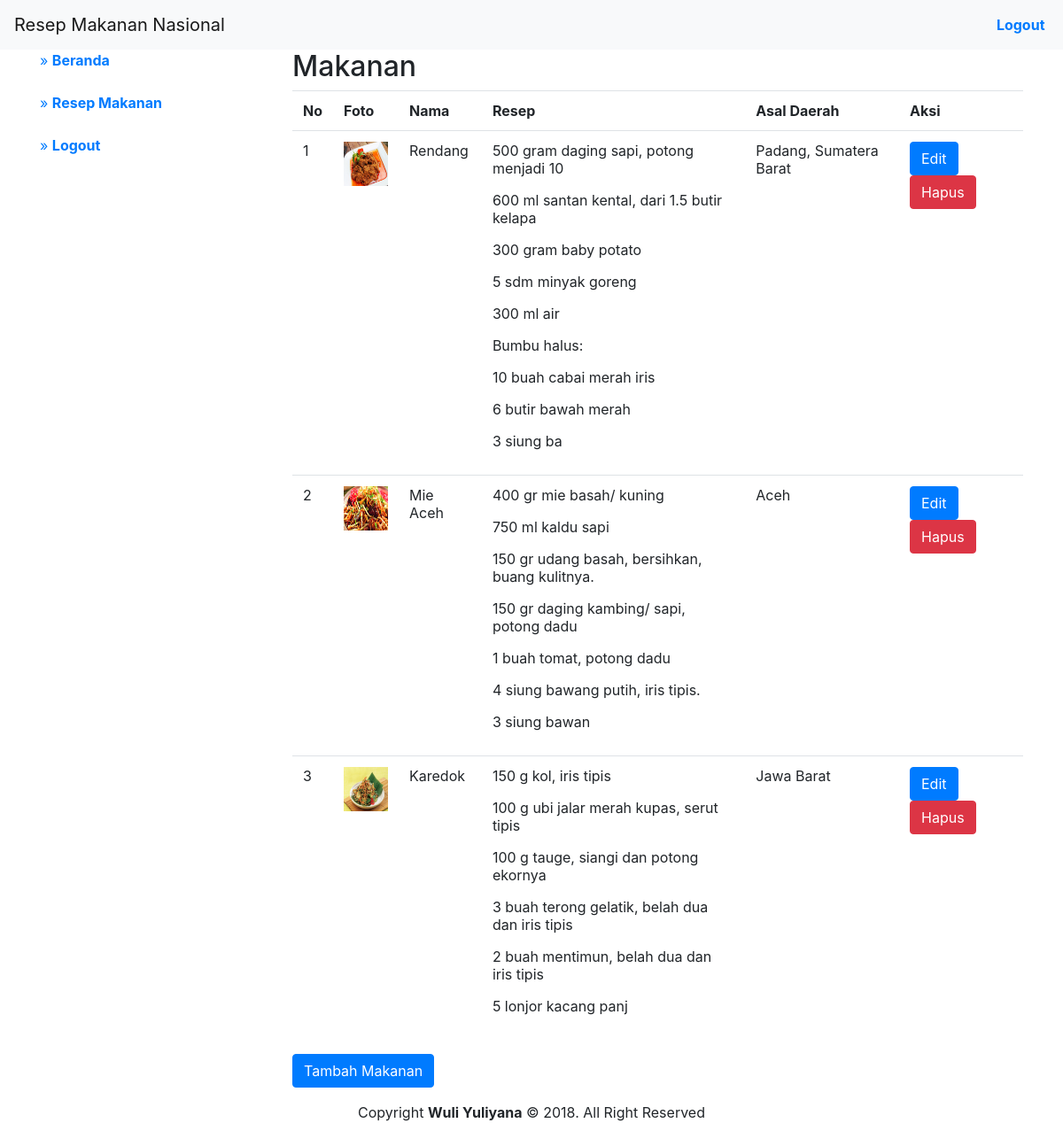
/admin/server.php?module=makanan&act (signed in), run on the app's committed database.
### tables this page shows
CREATE TABLE `makanan` (
  `id_makanan` int(5) NOT NULL,
  `foto_makanan` varchar(255) NOT NULL,
  `nama_makanan` varchar(255) NOT NULL,
  `resep_makanan` varchar(255) NOT NULL,
  `daerah_makanan` varchar(255) NOT NULL
);

### admin/modul/makanan.php (the view, shortened to what this page needs)
<?php
switch(@$_GET[act]){
	default:
	echo "<h2>Makanan</h2>
	<table class='table'>
		<tr>
			<th scope='col'>No</th><th scope='col'>Foto</th><th scope='col'>Nama</th><th scope='col'>Resep</th><th scope='col'>Asal Daerah</th><th scope='col'>Aksi</th>
		</tr>";
		$tampil=mysqli_query($koneksi,"select * from makanan order by id_makanan asc");
		$no=1;
		while ($r=mysqli_fetch_array($tampil)) {
			echo "<tr>
			<td>$no</td>
			<td><img width='50' height='50' src ='images/$r[foto_makanan]'></td>
			<td>$r[nama_makanan]</td>
			<td>$r[resep_makanan]</td>
			<td>$r[daerah_makanan]</td>
			<td><a class='btn btn-primary' href=?module=makanan&act=editmakanan&id=$r[id_makanan]>Edit</a>
				<a class='btn btn-danger' href=\"aksi.php?module=makanan&act=hapus&id=$r[id_makanan]\" onClick=\"return confirm('apakah anda benar akan menghapus data makanan $r[id_makanan]?')\">Hapus</a>
			</td></tr>";
			$no++;
		}
		echo "</table><form method=post action='?module=makanan&act=tambahmakanan'>
		<input type=submit class='btn btn-primary' value='Tambah Makanan'>
	</form>"
		;
		break;
	}
	?>

### admin/server.php (shortened to what this page needs)
<?php
if (empty($_SESSION['user']) and
	empty($_SESSION['pass'])) {
	echo "<center>Untuk mengakses halaman ini, anda harus login
terlebih dahulu <br>";
echo "<a href=index.php><b>LOGIN</b></a></center>";
}
else {
	?>
	<html>
	<head>
		<link rel="stylesheet" href="https://maxcdn.bootstrapcdn.com/bootstrap/4.0.0/css/bootstrap.min.css">
	</head>
	<body>
		<nav class="navbar navbar-light bg-light">
	  		<a class="navbar-brand" href="#">Resep Makanan Nasional</a>
	  		<div>
				<a href="logout.php"><b>Logout</b></a>&nbsp;</td>
			</div>
		</nav>
		<div class="container">
			<div class="row">
				<div class="col-md-3">
					<?php include "menu.php"; ?>
				</div>
				<div class="col-md-9">
					<?php include "konten.php"; ?>
				</div>
				<div class="col-md-12" align="center">
				Copyright <b>Wuli Yuliyana</b> &copy; 2018. All Right Reserved<br>
				</div>
			</div>
		</div>
	</body>
	</html>
	<?php
		}
	?>

### admin/menu.php
<div class="nav flex-column nav-pills"	aria-orientation="vertical">
	<a href="server.php?module=home">&#187; <b>Beranda</b></a><br>
	<a href="server.php?module=makanan&act">&#187; <b>Resep Makanan</b></a><br>
	<a href="logout.php">&#187; <b>Logout</b></a>
</div>

### admin/konten.php
<?php
include "../include/koneksi.php";
if ($_GET['module']=='home') {
	echo "<h2>Halaman Utama</h2><br
	<p class=welcome>Selamat Datang admin,
		silahkan klik menu pilihan disebelah kiri untuk mengelola konten resep makanan.<br> Terima Kasih</p>
		<p>&nbsp;</p>
		<p>&nbsp;</p>
		<p>&nbsp;</p>
		<p>&nbsp;</p>
		<p>&nbsp;</p>
		<p>&nbsp;</p>
		<p>&nbsp;</p>";
		}
		elseif ($_GET['module']=='makanan') {
			include "modul/makanan.php";
		}
		else{
			echo "<p><b>MODUL BELUM ADA</b></p>";
		}
		?>

### data on the page
makanan: foto_makanan (picture), nama_makanan "Rendang", resep_makanan "500 gram daging sapi, potong menjadi 10 600 ml santan kental, dari 1.5 butir kelapa 300 gram baby potato 5 sdm minyak goreng 300 ml air Bumbu halus: 10 buah cabai merah iris 6 butir bawah merah 3 siung ba", daerah_makanan "Padang, Sumatera Barat"
makanan: foto_makanan (picture), nama_makanan "Mie Aceh", resep_makanan "400 gr mie basah/ kuning 750 ml kaldu sapi 150 gr udang basah, bersihkan, buang kulitnya. 150 gr daging kambing/ sapi, potong dadu 1 buah tomat, potong dadu 4 siung bawang putih, iris tipis. 3 siung bawan", daerah_makanan "Aceh"
makanan: foto_makanan (picture), nama_makanan "Karedok", resep_makanan "150 g kol, iris tipis 100 g ubi jalar merah kupas, serut tipis 100 g tauge, siangi dan potong ekornya 3 buah terong gelatik, belah dua dan iris tipis 2 buah mentimun, belah dua dan iris tipis 5 lonjor kacang panj", daerah_makanan "Jawa Barat"
